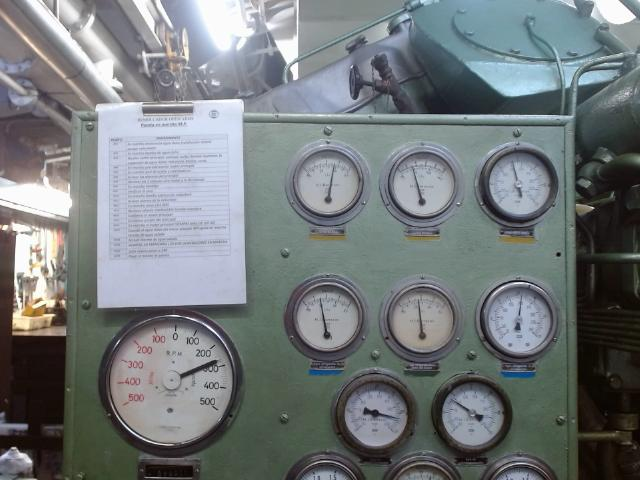
#> input picture Tutorials/OpenArmsTutorial_V2/RPM_images/captura_00-14-42.jpg, 640 x 480 px; its folder holds only this picture in this run
$ python calibrate_rpm.py
#> lines starting #> are read from the running program, lines starting #| are printed output that depends on the picture; after the words box and inside, x2 and y2 are one past the last pixel; in counts of white or black regions, pixels touching at a corner belong together
#> in main, img_orig is the input picture: shape (480, 640, 3); mean B, G, R 123.2, 121.3, 115.6
"""
calibrate.py  —  Interactive calibration tool for read_rpm.py
=============================================================

WHAT IT DOES:
    Lets you visually adjust the crop region, circle center, radius,
    and RPM reference angles on a sample image. When you press ESC,
    it prints the parameters ready to paste into read_rpm.py.

HOW TO USE:
    1. Place this file in your RPM_images folder alongside a sample image.
    2. Run:  python calibrate.py
    3. Adjust using the keys below, then press ESC to get the parameters.

KEYBOARD CONTROLS:
    ── Crop region (the rectangle cut out of the original image) ──
        Q / A   move crop LEFT / RIGHT
        W / S   move crop UP   / DOWN
        E / D   shrink / grow crop WIDTH
        R / F   shrink / grow crop HEIGHT

    ── Circle center (inside the crop) ──
        J / L   move center LEFT / RIGHT
        I / K   move center UP   / DOWN

    ── Circle radius ──
        +        increase radius
        -        decrease radius

    ── RPM reference angles ──
        1        select   0 RPM point  (green)
        2        select 200 RPM point  (orange)
        3        select 300 RPM point  (yellow)
        4        select 500 RPM point  (blue)
        Z / X   rotate selected point  -1° / +1°

    ── General ──
        ESC     quit and print parameters to copy into read_rpm.py

TIPS:
    - Start by getting the crop right (you should see only the gauge).
    - Then center the circle on the needle pivot.
    - Adjust the radius so the circle sits just inside the gauge rim.
    - For each RPM point, press 1-4 to select it, then Z/X to move the
      coloured dot until it lines up with the matching graduation mark.
"""

import cv2
import numpy as np
import sys
from pathlib import Path

# ── Image to use for calibration ─────────────────────────────────────────────
# The script will automatically use the first .jpg found in the folder
# if this file does not exist.
IMAGE_PATH = Path(__file__).parent / "captura_19-58-54.jpg"

# ── Starting parameters (edit these if you want a different starting point) ───
crop_x, crop_y, crop_w, crop_h = 80, 245, 200, 235
cx, cy  = 90, 140
radius  = 70

# Reference angles in trigonometric degrees (0°=right, counter-clockwise)
angles = {
      0: 85,
    200: 41,
    300: 19,
    500: 332,
}

COLORS = {
      0: (  0, 200,   0),   # green
    200: (255, 100,   0),   # orange
    300: (255, 165,   0),   # yellow
    500: (  0,   0, 255),   # blue
}

selected_rpm = 0
SCALE = 4


def draw(img_orig):
    crop = img_orig[crop_y:crop_y+crop_h, crop_x:crop_x+crop_w]
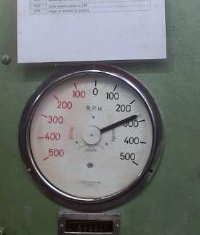
#> crop: shape (235, 200, 3); mean B, G, R 118, 118.7, 114.7
    big  = cv2.resize(crop, (crop_w*SCALE, crop_h*SCALE), interpolation=cv2.INTER_LINEAR)

    cx4, cy4 = cx*SCALE, cy*SCALE
    R = radius*SCALE

    # Main circle
    cv2.circle(big, (cx4, cy4), R, (0, 255, 0), 2)
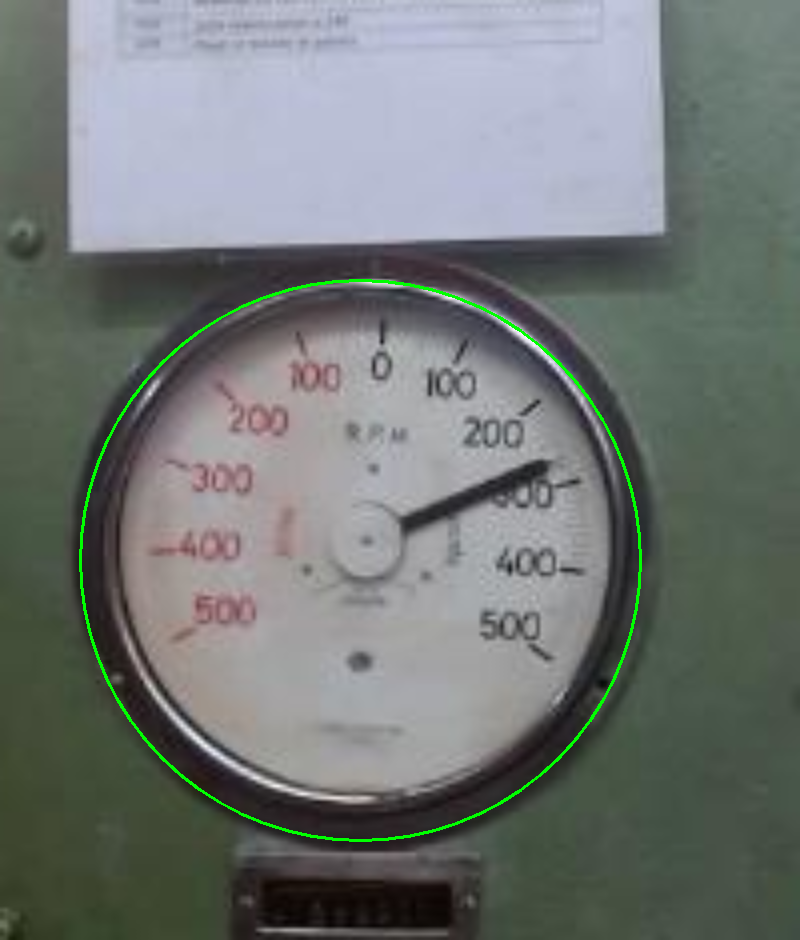
#> big: shape (940, 800, 3); mean B, G, R 117.4, 120, 114.1
    cv2.circle(big, (cx4, cy4), 6, (0, 0, 255), -1)
#> big: shape (940, 800, 3); 0.02% of pixels changed, all inside (x1, y1, x2, y2) = (354, 554, 367, 567)

    # Degree markings every 15°
    for a_trigo in range(0, 360, 15):
        a_cv  = (-a_trigo) % 360
        rad   = np.radians(a_cv)
        ex    = int(cx4 + R * np.cos(rad))
        ey    = int(cy4 + R * np.sin(rad))
        ex2   = int(cx4 + (R + 18) * np.cos(rad))
        ey2   = int(cy4 + (R + 18) * np.sin(rad))
        cv2.line(big, (ex, ey), (ex2, ey2), (160, 160, 0), 1)
        cv2.putText(big, str(a_trigo), (ex2-10, ey2+5),
                    cv2.FONT_HERSHEY_SIMPLEX, 0.38, (0, 210, 210), 1)
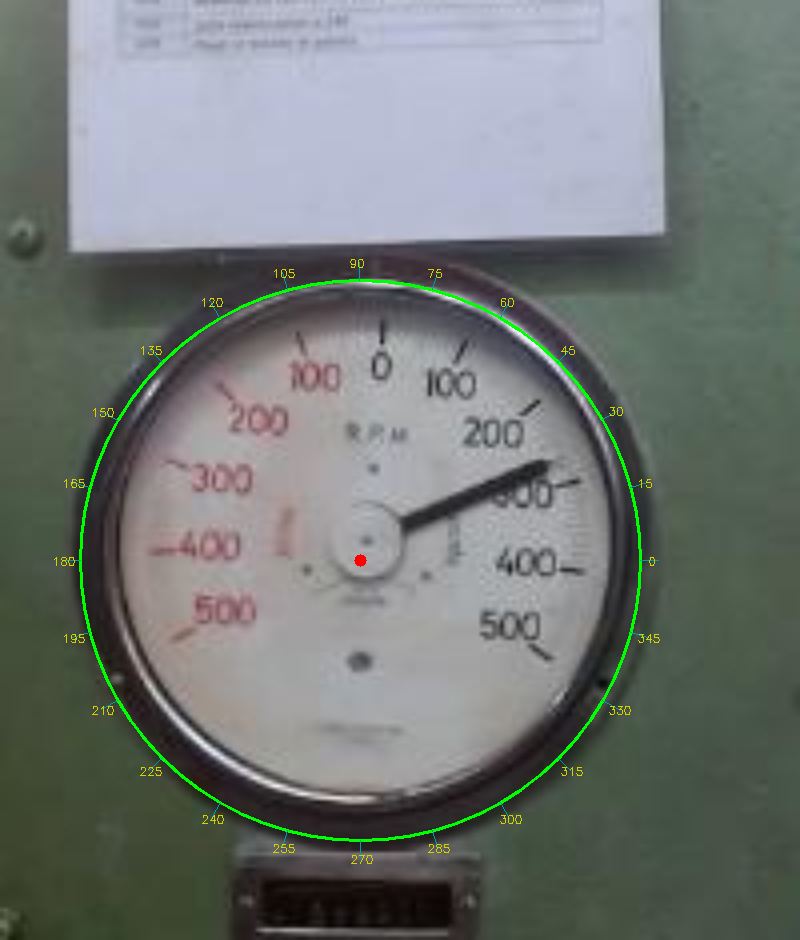
#> big: shape (940, 800, 3); mean B, G, R 117.3, 120.2, 114.3

    # RPM reference dots + active radius line
    for rpm_val, a_trigo in angles.items():
        col   = COLORS[rpm_val]
        a_cv  = (-a_trigo) % 360
        rad   = np.radians(a_cv)
        px    = int(cx4 + (R - 18) * np.cos(rad))
        py    = int(cy4 + (R - 18) * np.sin(rad))
        thick = 2 if rpm_val == selected_rpm else -1
        cv2.circle(big, (px, py), 10, col, thick)
        cv2.putText(big, f"{rpm_val}={a_trigo}deg",
                    (px + 8, py - 6), cv2.FONT_HERSHEY_SIMPLEX, 0.44, col, 1)
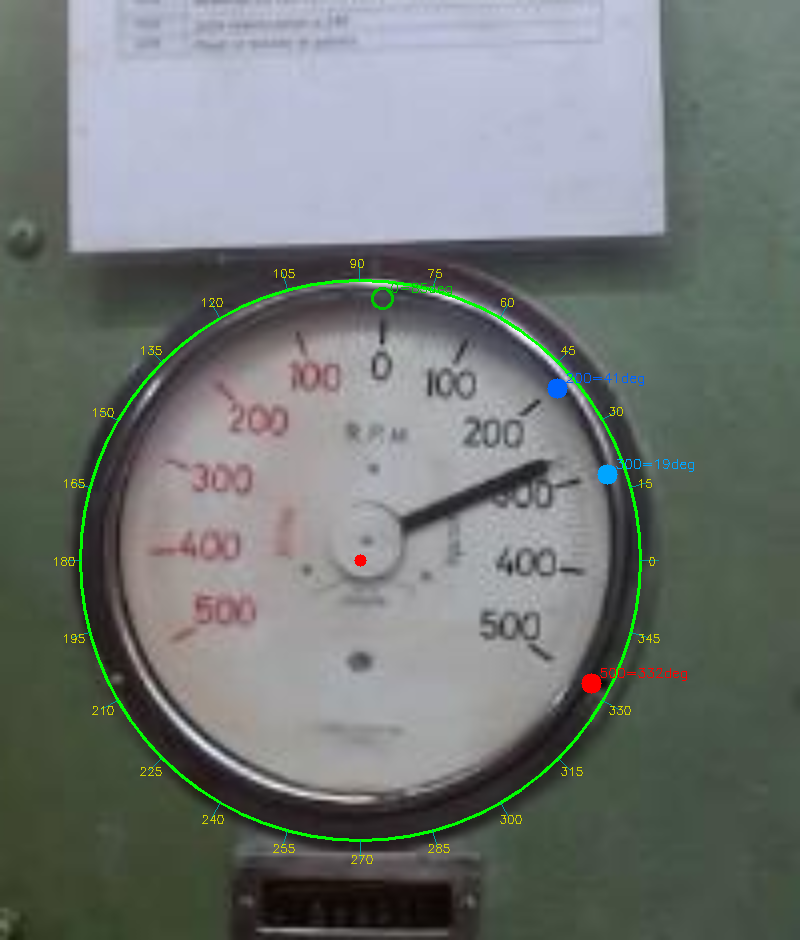
#> big: shape (940, 800, 3); 0.26% of pixels changed, all inside (x1, y1, x2, y2) = (371, 283, 694, 694)

    # Line toward the currently selected RPM
    a_sel = angles[selected_rpm]
    a_cv  = (-a_sel) % 360
    rad   = np.radians(a_cv)
    ex    = int(cx4 + R * np.cos(rad))
    ey    = int(cy4 + R * np.sin(rad))
    cv2.line(big, (cx4, cy4), (ex, ey), COLORS[selected_rpm], 2)
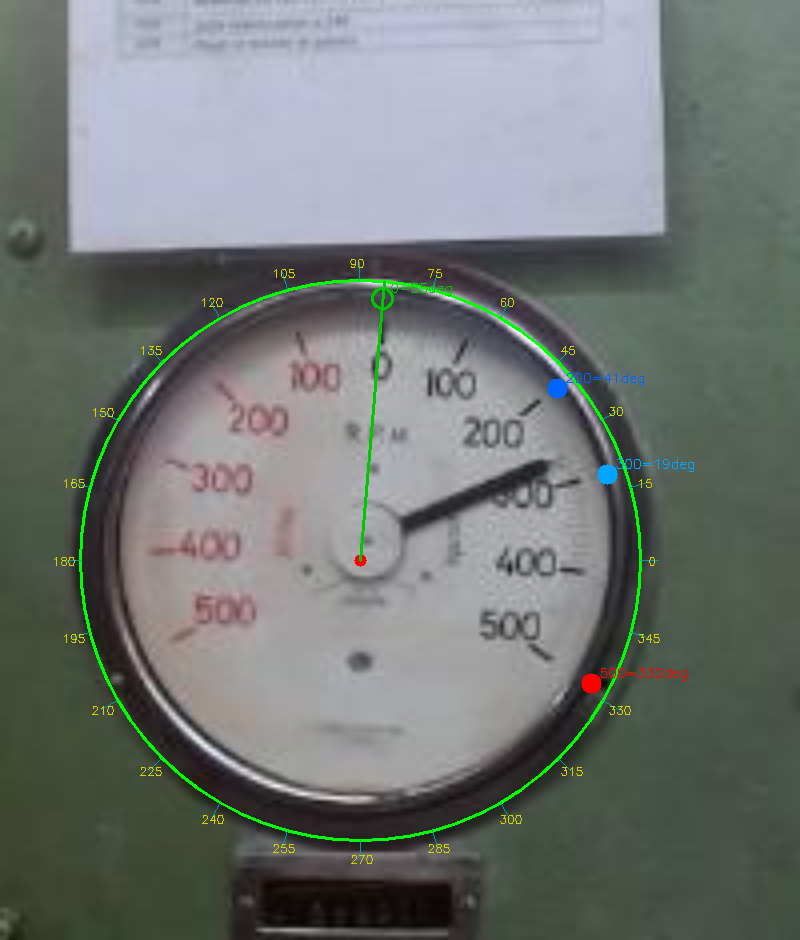
#> big: shape (940, 800, 3); 0.11% of pixels changed, all inside (x1, y1, x2, y2) = (359, 280, 386, 562)

    # HUD
    hud = [
        f"CROP   x={crop_x}  y={crop_y}  w={crop_w}  h={crop_h}",
        f"CENTER cx={cx}  cy={cy}    RADIUS={radius}",
        f"Selected: {selected_rpm} RPM = {angles[selected_rpm]} deg",
        "Crop: Q/A=left/right  W/S=up/down  E/D=width  R/F=height",
        "Circle center: J/L=left/right  I/K=up/down     Radius: +/-",
        "RPM points: 1=0rpm  2=200rpm  3=300rpm  4=500rpm  angle: Z/X",
        "ESC = quit and print parameters",
    ]
    for idx, line in enumerate(hud):
        cv2.putText(big, line, (8, 18 + idx*19),
                    cv2.FONT_HERSHEY_SIMPLEX, 0.42, (255, 255, 255), 1, cv2.LINE_AA)
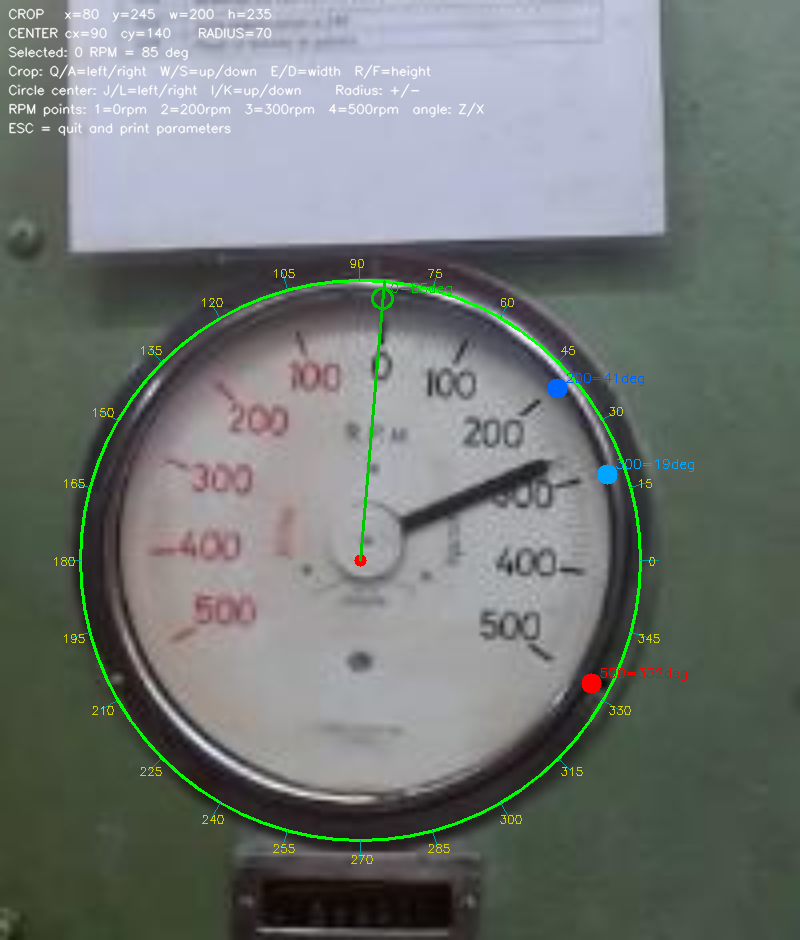
#> big: shape (940, 800, 3); 1.68% of pixels changed, all inside (x1, y1, x2, y2) = (8, 8, 485, 136)

    return big


def main():
    global crop_x, crop_y, crop_w, crop_h, cx, cy, radius, selected_rpm

    if IMAGE_PATH.exists():
        img_path = IMAGE_PATH
    else:
        candidates = sorted(
            list(Path(__file__).parent.glob("*.jpg")) +
            list(Path(__file__).parent.glob("*.jpeg"))
        )
        if not candidates:
            print("No .jpg image found in this folder. Place one here and retry.")
            sys.exit(1)
        img_path = candidates[0]
        print(f"Using image: {img_path.name}")

    img_orig = cv2.imread(str(img_path))
    if img_orig is None:
        print(f"Could not read: {img_path}")
        sys.exit(1)

    cv2.namedWindow("RPM Calibration", cv2.WINDOW_NORMAL)

    while True:
        cv2.imshow("RPM Calibration", draw(img_orig))
        key = cv2.waitKey(30) & 0xFF
#> (key q is pressed here)

        if key == 27:   # ESC
            break

        # ── Crop ──────────────────────────────────────────────────────────
        elif key == ord('q'): crop_x = max(0, crop_x - 2)
        elif key == ord('a'): crop_x = min(img_orig.shape[1] - crop_w, crop_x + 2)
        elif key == ord('w'): crop_y = max(0, crop_y - 2)
        elif key == ord('s'): crop_y = min(img_orig.shape[0] - crop_h, crop_y + 2)
        elif key == ord('e'): crop_w = max(50, crop_w - 2)
        elif key == ord('d'): crop_w = min(img_orig.shape[1] - crop_x, crop_w + 2)
        elif key == ord('r'): crop_h = max(50, crop_h - 2)
        elif key == ord('f'): crop_h = min(img_orig.shape[0] - crop_y, crop_h + 2)

        # ── Circle center  (J/L = left/right,  I/K = up/down) ────────────
        elif key == ord('j'): cx = max(0,      cx - 1)
        elif key == ord('l'): cx = min(crop_w, cx + 1)
        elif key == ord('i'): cy = max(0,      cy - 1)
        elif key == ord('k'): cy = min(crop_h, cy + 1)

        # ── Radius ────────────────────────────────────────────────────────
        elif key == ord('+'): radius = min(300, radius + 1)
        elif key == ord('-'): radius = max(10,  radius - 1)

        # ── Select RPM point ──────────────────────────────────────────────
        elif key == ord('1'): selected_rpm = 0
        elif key == ord('2'): selected_rpm = 200
        elif key == ord('3'): selected_rpm = 300
        elif key == ord('4'): selected_rpm = 500

        # ── Adjust angle of selected RPM point ────────────────────────────
        elif key == ord('z'): angles[selected_rpm] = (angles[selected_rpm] - 1) % 360
        elif key == ord('x'): angles[selected_rpm] = (angles[selected_rpm] + 1) % 360

    cv2.destroyAllWindows()

    arc = (angles[0] - angles[500]) % 360

    print("\n" + "=" * 55)
    print("  Copy these into read_rpm.py :")
    print("=" * 55)
    print(f"CROP        = ({crop_x}, {crop_y}, {crop_w}, {crop_h})")
    print(f"CENTER      = ({cx}, {cy})")
    print(f"RADIUS      = {radius}")
    print()
    print("CALIBRATION_POINTS = [")
    for rpm_val, a in sorted(angles.items()):
        print(f"    ({a:>3}, {rpm_val:>3}),")
    print("]")
    print()
    print(f"# Computed arc: {arc} degrees")
    print("=" * 55)


if __name__ == "__main__":
    main()
